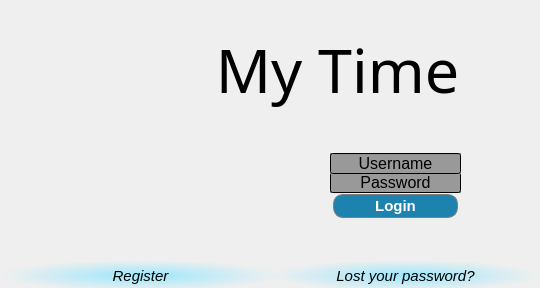
<?xml version="1.0" encoding="UTF-8"?>
<ui version="4.0">
 <class>login</class>
 <widget class="QWidget" name="login">
  <property name="geometry">
   <rect>
    <x>0</x>
    <y>0</y>
    <width>540</width>
    <height>288</height>
   </rect>
  </property>
  <property name="windowTitle">
   <string>My Time Login</string>
  </property>
  <property name="styleSheet">
   <string notr="true">color: qlineargradient(spread:pad, x1:0, y1:1, x2:0, y2:0, stop:0 rgba(0, 0, 0, 255), stop:0.05 rgba(14, 8, 73, 255), stop:0.36 rgba(28, 17, 145, 255), stop:0.6 rgba(126, 14, 81, 255), stop:0.75 rgba(234, 11, 11, 255), stop:0.79 rgba(244, 70, 5, 255), stop:0.86 rgba(255, 136, 0, 255), stop:0.935 rgba(239, 236, 55, 255));</string>
  </property>
  <widget class="QWidget" name="widget" native="true">
   <property name="geometry">
    <rect>
     <x>0</x>
     <y>-160</y>
     <width>541</width>
     <height>721</height>
    </rect>
   </property>
   <property name="styleSheet">
    <string notr="true">background-image: url(:/Images/time-background-big.jpg);</string>
   </property>
   <widget class="QLineEdit" name="password_lineEdit">
    <property name="geometry">
     <rect>
      <x>330</x>
      <y>332</y>
      <width>131</width>
      <height>21</height>
     </rect>
    </property>
    <property name="font">
     <font>
      <pointsize>12</pointsize>
     </font>
    </property>
    <property name="styleSheet">
     <string notr="true">background-color: qlineargradient(spread:reflect, x1:0, y1:1, x2:0.985222, y2:1, stop:1 rgba(153, 153, 153, 255));
color: qlineargradient(spread:reflect, x1:0, y1:1, x2:0.985222, y2:1, stop:1 rgba(153, 153, 153, 255));</string>
    </property>
    <property name="echoMode">
     <enum>QLineEdit::Password</enum>
    </property>
    <property name="alignment">
     <set>Qt::AlignCenter</set>
    </property>
    <property name="placeholderText">
     <string>Password</string>
    </property>
   </widget>
   <widget class="QLineEdit" name="username_lineEdit">
    <property name="geometry">
     <rect>
      <x>330</x>
      <y>313</y>
      <width>131</width>
      <height>21</height>
     </rect>
    </property>
    <property name="font">
     <font>
      <pointsize>12</pointsize>
     </font>
    </property>
    <property name="styleSheet">
     <string notr="true">background-color: qlineargradient(spread:reflect, x1:0, y1:1, x2:0.985222, y2:1, stop:1 rgba(153, 153, 153, 255));</string>
    </property>
    <property name="alignment">
     <set>Qt::AlignCenter</set>
    </property>
    <property name="placeholderText">
     <string>Username</string>
    </property>
   </widget>
   <widget class="QLabel" name="Title">
    <property name="geometry">
     <rect>
      <x>200</x>
      <y>180</y>
      <width>411</width>
      <height>97</height>
     </rect>
    </property>
    <property name="maximumSize">
     <size>
      <width>411</width>
      <height>100</height>
     </size>
    </property>
    <property name="font">
     <font>
      <family>Papyrus</family>
      <pointsize>46</pointsize>
      <weight>50</weight>
      <italic>false</italic>
      <bold>false</bold>
     </font>
    </property>
    <property name="styleSheet">
     <string notr="true">
background-color: qlineargradient(spread:pad, x1:0, y1:1, x2:1, y2:0, stop:0.458128 rgba(32, 131, 174, 0));
</string>
    </property>
    <property name="text">
     <string> My Time</string>
    </property>
    <property name="alignment">
     <set>Qt::AlignLeading|Qt::AlignLeft|Qt::AlignVCenter</set>
    </property>
   </widget>
   <widget class="QPushButton" name="pushButton">
    <property name="geometry">
     <rect>
      <x>330</x>
      <y>351</y>
      <width>131</width>
      <height>30</height>
     </rect>
    </property>
    <property name="font">
     <font>
      <pointsize>11</pointsize>
      <weight>75</weight>
      <italic>false</italic>
      <bold>true</bold>
     </font>
    </property>
    <property name="styleSheet">
     <string notr="true">border: 1px solid gray;
border-radius: 10px;
padding: 0 8px;
margin: 3px;
background-color: qlineargradient(spread:reflect, x1:0, y1:1, x2:1, y2:0, stop:1 rgba(30, 130, 174, 255));
color: white;
font: bold;

</string>
    </property>
    <property name="text">
     <string>Login</string>
    </property>
   </widget>
   <zorder>Title</zorder>
   <zorder>password_lineEdit</zorder>
   <zorder>username_lineEdit</zorder>
   <zorder>pushButton</zorder>
  </widget>
  <widget class="QPushButton" name="pushButton_2">
   <property name="geometry">
    <rect>
     <x>270</x>
     <y>260</y>
     <width>271</width>
     <height>31</height>
    </rect>
   </property>
   <property name="font">
    <font>
     <pointsize>11</pointsize>
     <weight>50</weight>
     <italic>true</italic>
     <bold>false</bold>
    </font>
   </property>
   <property name="styleSheet">
    <string notr="true">color: black;
font: italic;
border-radius: 0px;
background-color: qradialgradient(spread:pad, cx:0.5, cy:0.5, radius:0.5, fx:0.5, fy:0.5, stop:0 rgba(155, 231, 251, 255), stop:1 rgba(255, 255, 255, 0));
</string>
   </property>
   <property name="text">
    <string>Lost your password?</string>
   </property>
  </widget>
  <widget class="QPushButton" name="pushButton_3">
   <property name="geometry">
    <rect>
     <x>0</x>
     <y>260</y>
     <width>281</width>
     <height>31</height>
    </rect>
   </property>
   <property name="font">
    <font>
     <pointsize>11</pointsize>
     <weight>50</weight>
     <italic>true</italic>
     <bold>false</bold>
    </font>
   </property>
   <property name="styleSheet">
    <string notr="true">color: black;
font: italic;
border-radius: 0px;
background-color: qradialgradient(spread:pad, cx:0.5, cy:0.5, radius:0.5, fx:0.5, fy:0.5, stop:0 rgba(155, 231, 251, 255), stop:1 rgba(255, 255, 255, 0));
</string>
   </property>
   <property name="text">
    <string>Register</string>
   </property>
  </widget>
 </widget>
 <resources/>
 <connections/>
</ui>
